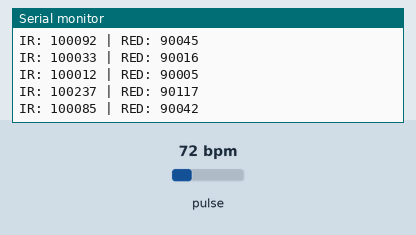
Recording of a sketch running on a simulated ESP32. On the bench: the last lines printed to the serial monitor. Inputs (shaded band) come from the test bench; at power-on: pulse 72 bpm.

Above: at 2.2 s.
2.3 s: pulse set to 42 bpm
At 2.45 s:
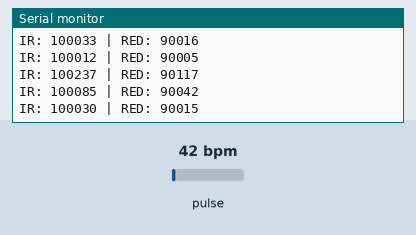
3.8 s: pulse set to 70 bpm
At 3.93 s:
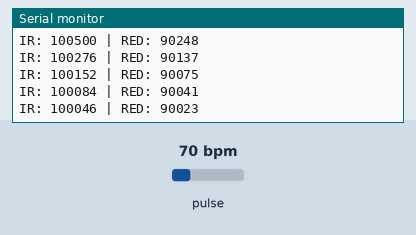
Timing chart, 0 to 6.8 s (numbered marks = the images above; inputs shaded):
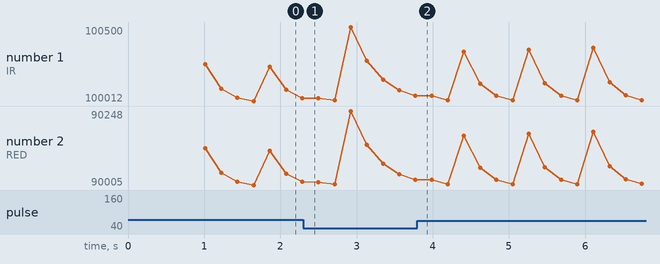

Measured:
- plotted number 1: 100030 → 100046 after the input at 2.3 s, 100046 → 100450 after the input at 3.8 s
- plotted number 2: 90015 → 90023 after the input at 2.3 s, 90023 → 90223 after the input at 3.8 s

The sketch:

sketch_apr27a.ino
```cpp
#include <Wire.h>
#include "MAX30105.h"

MAX30105 particleSensor;

#define SDA 21
#define SCL 22
void setup() {
  Serial.begin(115200);
  delay(1000);

  Wire.begin(SDA , SCL);

  Serial.println("MAX30102 테스트 시작");

  if (!particleSensor.begin(Wire, I2C_SPEED_STANDARD)) {
    Serial.println("센서 연결 실패");
    while (1);
  }

  // 기본 설정 (테스트용)
  particleSensor.setup();

  Serial.println("센서 연결 성공");
}

void loop() {
  long irValue = particleSensor.getIR();
  long redValue = particleSensor.getRed();

  Serial.print("IR: ");
  Serial.print(irValue);
  Serial.print(" | RED: ");
  Serial.println(redValue);

  delay(200);
}
```
